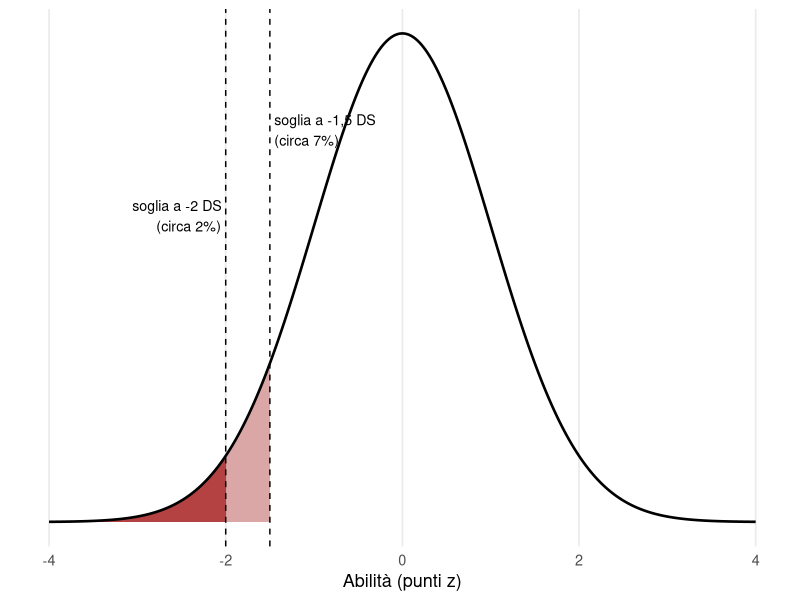

The R source for this figure:
## ---- chunk 1
#| label: setup
library(ggplot2)
rosso = "#9A0000"
# Nel PDF (A5) le figure si disegnano alla larghezza reale della pagina.
stampa = knitr::is_latex_output()
tema = theme_minimal(base_size = if (stampa) 10 else 13) +
  theme(panel.grid.minor = element_blank())
## ---- chunk 2
#| label: fig-soglie
#| fig-cap: "Distribuzione continua di un'abilità e due possibili soglie diagnostiche. Una soglia a −1,5 deviazioni standard identifica circa il 7% della popolazione; una a −2 circa il 2%. La distribuzione non contiene alcun punto di discontinuità."
#| fig-alt: "Curva a campana con due linee verticali tratteggiate a meno 2 e meno 1,5 deviazioni standard. Le aree a sinistra delle soglie sono colorate con intensità diversa."
#| fig-width: !expr if (stampa) 4.45 else 7
#| fig-height: !expr if (stampa) 2.6 else 3.4
x = seq(-4, 4, .01)
d = data.frame(x, y = dnorm(x))
ggplot(d, aes(x, y)) +
  geom_area(data = subset(d, x <= -1.5), fill = rosso, alpha = .35) +
  geom_area(data = subset(d, x <= -2), fill = rosso, alpha = .6) +
  geom_line(linewidth = .9) +
  geom_vline(xintercept = c(-2, -1.5), linetype = 2) +
  annotate("text", x = -2.05, y = .25, label = "soglia a -2 DS\n(circa 2%)", hjust = 1, size = if (stampa) 3 else 3.6) +
  # Nel PDF l'etichetta della seconda soglia sta sopra la curva, per non sovrapporsi.
  annotate("text", x = -1.45, y = if (stampa) .45 else .32, hjust = 0, size = if (stampa) 3 else 3.6,
           label = if (stampa) "soglia a -1,5 DS (circa 7%)" else "soglia a -1,5 DS\n(circa 7%)") +
  labs(x = "Abilità (punti z)", y = NULL) +
  tema + theme(axis.text.y = element_blank(), panel.grid.major.y = element_blank())
